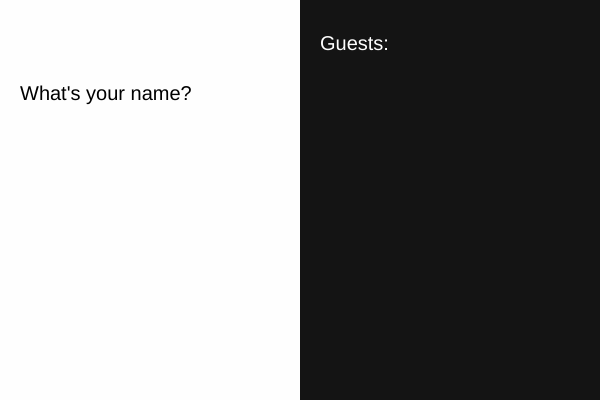
Frame 1 (no input)
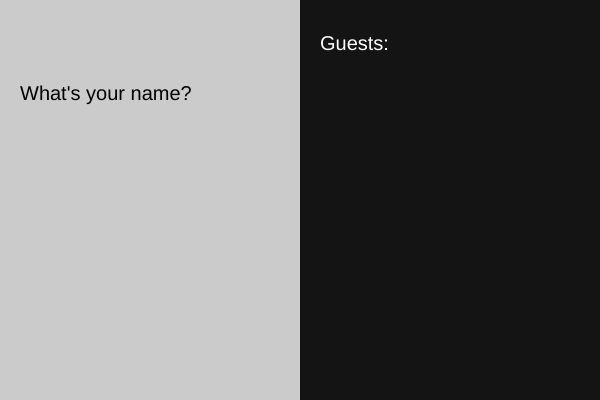
Frame 60 (no input)
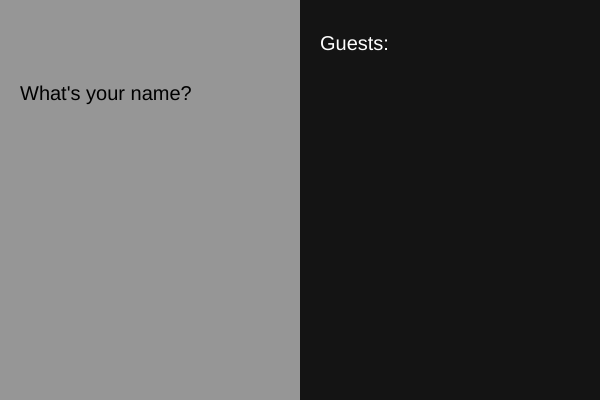
Frame 120 (the mouse pressed at the canvas centre since frame 60)

The p5.js sketch that drew these frames (run headless with seeded random() and noise() and a simulated clock; from frame 60 on, the mouse is pressed at the canvas centre):

// p5.js sketch
// ── sketch.js
/** 
 * A simple demonstration of asking for input from a user
 * and displaying it on the canvas.
 *
 * Jared Donovan 2019
 *
 */

let txtName;
let btnName;
let name = "";
let nameTime = 0;

// How long the name should be shown on screen for.
let nameDuration = 2000;

// A list of previous names that have been submitted.
let guests = [];

function setup() {
  createCanvas(600, 400);

  textSize(20);  
  
  // Set up the user input elements.
  createElement("BR");
  createSpan("Tell me your name: ");
  txtName = createInput();
  createSpan(" ");
  btnName = createButton("OK");
  // Set callback for when user adds information.
  btnName.mousePressed(nameSubmitted);  
}

function draw() {
  drawWelcome();
  drawGuests();  
}

function drawWelcome(){
  // Default message to show
  let msg = "What's your name?";
  
  if (name !== ""){
    msg = "Hello: " + name;
  }

  // By default, the background should be filled dark grey.
  let bg = 150;
  
  // Calculate the time remaining to show the current name.
  let timeRemaining = nameTime + nameDuration - millis();
  
  // If the time has run out and the name is not already reset,
  // then save the current name to the list of guests and set
  // it back to an empty string.
  if (timeRemaining < 0 && name !== ""){
    guests.push(name);
    name = "";
  } else {
    // There is still some time left that the name should be
    // shown on the canvas. Gradually fade the background from 
    // white to grey.
    bg = map(timeRemaining, 0, nameDuration, 150, 255);
    
    // Make sure the value of bg stays in the expected range.
    bg = constrain(bg, 150, 255);
  }
  
  background(bg);
  fill(0);
  text(msg, 20, 100);
}

// Draw the list of previous guests to the right side
// of the canvas.
function drawGuests(){
  noStroke();
  fill(20);
  rect(width / 2, 0, width / 2, height);
  fill(255);
  
  text("Guests: ", width / 2 + 20, 50);
  
  // Loop over the list of guests and draw each one to canvas.
  for (let i = 0; i < guests.length; i++){
    text(guests[i], width / 2 + 20, 100 + 30 * i);
  }
}

// Process user input when a name is submitted.
function nameSubmitted(){
  name = txtName.value();
  
  // Record the time it was submitted, so we can animate.
  nameTime = millis();
  
  // Reset the input field to blank.
  txtName.value("");
}
